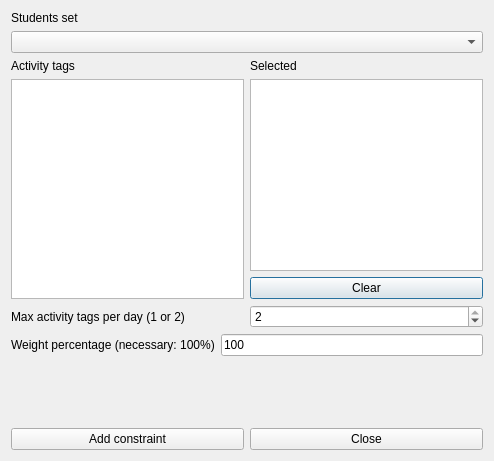
<?xml version="1.0" encoding="UTF-8"?>
<ui version="4.0">
 <class>AddConstraintStudentsSetMaxActivityTagsPerDayFromSetForm_template</class>
 <widget class="QDialog" name="AddConstraintStudentsSetMaxActivityTagsPerDayFromSetForm_template">
  <property name="geometry">
   <rect>
    <x>0</x>
    <y>0</y>
    <width>494</width>
    <height>461</height>
   </rect>
  </property>
  <property name="windowTitle">
   <string extracomment="This is the title of the dialog to add a new constraint of this type">Add students set max activity tags per day from set</string>
  </property>
  <layout class="QVBoxLayout" name="verticalLayout_4">
   <item>
    <layout class="QVBoxLayout" name="verticalLayout_3">
     <item>
      <widget class="QLabel" name="studentsSetTextLabel">
       <property name="frameShape">
        <enum>QFrame::NoFrame</enum>
       </property>
       <property name="frameShadow">
        <enum>QFrame::Plain</enum>
       </property>
       <property name="text">
        <string>Students set</string>
       </property>
       <property name="wordWrap">
        <bool>false</bool>
       </property>
      </widget>
     </item>
     <item>
      <widget class="QComboBox" name="studentsComboBox">
       <property name="editable">
        <bool>false</bool>
       </property>
       <property name="insertPolicy">
        <enum>QComboBox::NoInsert</enum>
       </property>
       <property name="duplicatesEnabled">
        <bool>false</bool>
       </property>
      </widget>
     </item>
    </layout>
   </item>
   <item>
    <layout class="QHBoxLayout" name="horizontalLayout_4">
     <item>
      <layout class="QVBoxLayout" name="verticalLayout_2">
       <item>
        <widget class="QLabel" name="label_2">
         <property name="text">
          <string>Activity tags</string>
         </property>
        </widget>
       </item>
       <item>
        <widget class="QListWidget" name="allActivityTagsListWidget"/>
       </item>
      </layout>
     </item>
     <item>
      <layout class="QVBoxLayout" name="verticalLayout">
       <item>
        <widget class="QLabel" name="label_3">
         <property name="text">
          <string comment="It refers to activity tags">Selected</string>
         </property>
        </widget>
       </item>
       <item>
        <widget class="QListWidget" name="selectedActivityTagsListWidget"/>
       </item>
       <item>
        <widget class="QPushButton" name="clearActivityTagsPushButton">
         <property name="text">
          <string>Clear</string>
         </property>
        </widget>
       </item>
      </layout>
     </item>
    </layout>
   </item>
   <item>
    <layout class="QHBoxLayout" name="horizontalLayout">
     <item>
      <widget class="QLabel" name="label">
       <property name="text">
        <string>Max activity tags per day (1 or 2)</string>
       </property>
      </widget>
     </item>
     <item>
      <widget class="QSpinBox" name="maxActivityTagsSpinBox">
       <property name="minimum">
        <number>1</number>
       </property>
       <property name="maximum">
        <number>2</number>
       </property>
       <property name="value">
        <number>2</number>
       </property>
      </widget>
     </item>
    </layout>
   </item>
   <item>
    <layout class="QHBoxLayout" name="horizontalLayout_2">
     <item>
      <widget class="QLabel" name="weightTextLabel">
       <property name="frameShape">
        <enum>QFrame::NoFrame</enum>
       </property>
       <property name="frameShadow">
        <enum>QFrame::Plain</enum>
       </property>
       <property name="text">
        <string>Weight percentage (necessary: 100%)</string>
       </property>
       <property name="wordWrap">
        <bool>false</bool>
       </property>
      </widget>
     </item>
     <item>
      <widget class="QLineEdit" name="weightLineEdit">
       <property name="text">
        <string notr="true">100</string>
       </property>
      </widget>
     </item>
    </layout>
   </item>
   <item>
    <spacer name="verticalSpacer">
     <property name="orientation">
      <enum>Qt::Vertical</enum>
     </property>
     <property name="sizeHint" stdset="0">
      <size>
       <width>20</width>
       <height>32</height>
      </size>
     </property>
    </spacer>
   </item>
   <item>
    <layout class="QHBoxLayout" name="horizontalLayout_3">
     <item>
      <widget class="QPushButton" name="addConstraintPushButton">
       <property name="text">
        <string>Add constraint</string>
       </property>
      </widget>
     </item>
     <item>
      <widget class="QPushButton" name="closePushButton">
       <property name="text">
        <string>Close</string>
       </property>
      </widget>
     </item>
    </layout>
   </item>
  </layout>
 </widget>
 <layoutdefault spacing="6" margin="11"/>
 <resources/>
 <connections/>
</ui>
